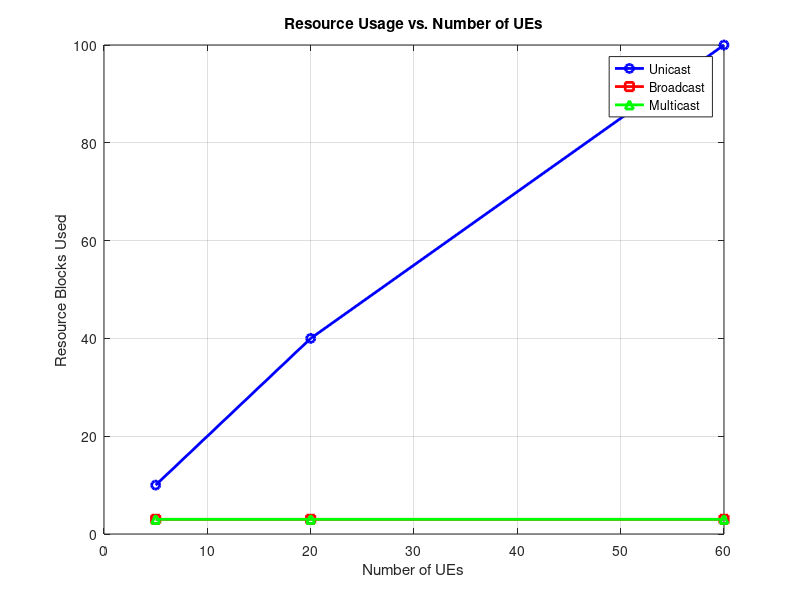
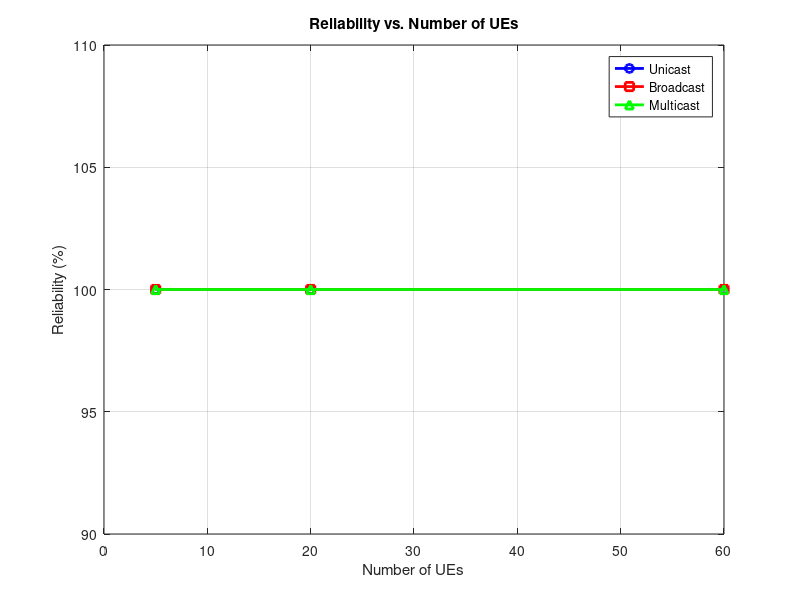
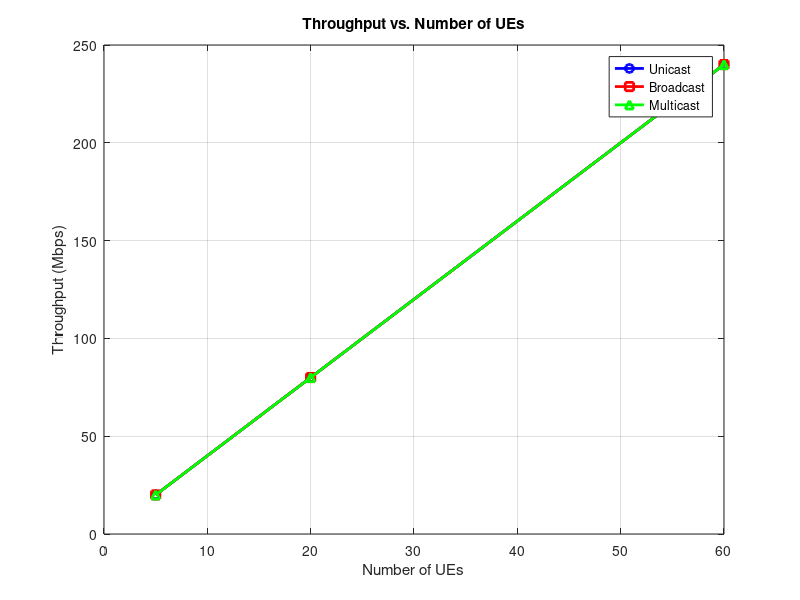
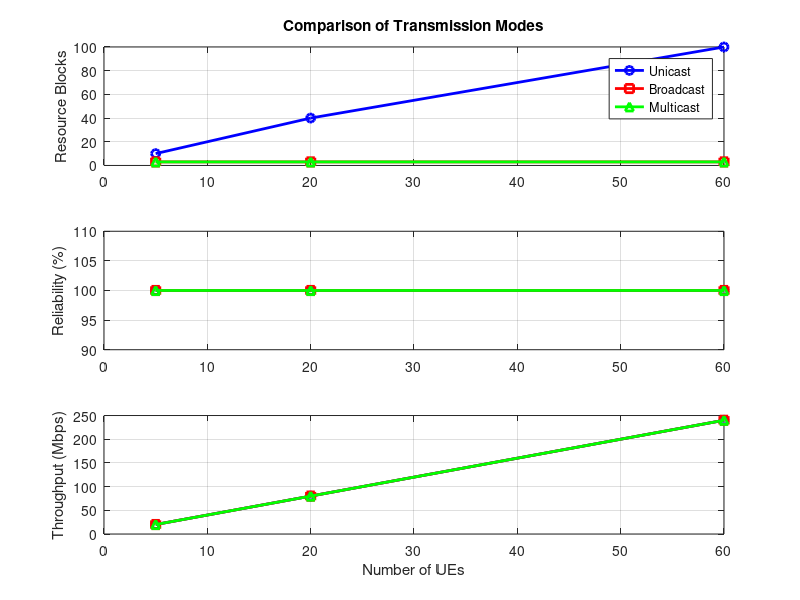

The MATLAB source for these figures, in order:
% 5G NR Simulation: Compare Unicast, Broadcast, and Multicast
% This script simulates a single-cell 5G NR network and compares
% unicast, broadcast, and multicast transmission modes for group communication.

clear all; close all; clc;

% Simulation Parameters
numUEs = [5, 20, 60]; % Low, medium, high user densities
cellRadius = 500; % Cell radius in meters
bandwidth = 20e6; % 20 MHz bandwidth
numRBs = 100; % Number of resource blocks per slot
txPower = 40; % Transmit power in dBm
noisePower = -90; % Noise power in dBm
dataRate = 4e6; % 4 Mbps CBR traffic
numSlots = 100; % Number of slots to simulate
mcsTable = [2, 4, 6, 8, 10, 12, 14, 16, 18, 20]; % Simplified MCS (bits/symbol)
sinrThresholds = [0, 5, 10, 15, 20, 25, 30, 35, 40, 45]; % SINR thresholds (dB)

% Initialize results
resourceUsage = zeros(length(numUEs), 3); % [Unicast, Broadcast, Multicast]
reliability = zeros(length(numUEs), 3);
throughput = zeros(length(numUEs), 3);

for n = 1:length(numUEs)
    numUE = numUEs(n);
    
    % Generate random UE positions
    theta = 2 * pi * rand(numUE, 1);
    r = cellRadius * sqrt(rand(numUE, 1));
    uePositions = [r .* cos(theta), r .* sin(theta)];
    distances = sqrt(sum(uePositions.^2, 2));
    
    % Calculate SINR (simplified free-space path loss)
    pathLoss = 32.45 + 20 * log10(distances / 1000) + 20 * log10(3.5e9 / 1e6);
    receivedPower = txPower - pathLoss;
    sinr = receivedPower - noisePower;
    
    % Unicast Simulation
    rbsPerUE = ceil(dataRate / (bandwidth / numRBs * mean(mcsTable))); % RBs per UE
    resourceUsage(n, 1) = min(rbsPerUE * numUE, numRBs); % Cap at available RBs
    success = zeros(numUE, numSlots);
    for slot = 1:numSlots
        for ue = 1:numUE
            mcsIdx = find(sinr(ue) >= sinrThresholds, 1, 'last');
            if ~isempty(mcsIdx)
                success(ue, slot) = 1; % Successful reception
            end
        end
    end
    reliability(n, 1) = mean(mean(success)) * 100; % Percentage
    throughput(n, 1) = sum(success(:)) * dataRate / numSlots;
    
    % Broadcast Simulation
    fixedMCS = 4; % Fixed MCS for 95% coverage
    resourceUsage(n, 2) = ceil(dataRate / (bandwidth / numRBs * mcsTable(fixedMCS)));
    success = zeros(numUE, numSlots);
    for slot = 1:numSlots
        for ue = 1:numUE
            if sinr(ue) >= sinrThresholds(fixedMCS)
                success(ue, slot) = 1;
            end
        end
    end
    reliability(n, 2) = mean(mean(success)) * 100;
    throughput(n, 2) = sum(success(:)) * dataRate / numSlots;
    
    % Multicast Simulation
    resourceUsage(n, 3) = resourceUsage(n, 2); % Same RBs as broadcast
    success = zeros(numUE, numSlots);
    for slot = 1:numSlots
        minSINR = min(sinr); % Worst-case UE
        mcsIdx = find(minSINR >= sinrThresholds, 1, 'last');
        if ~isempty(mcsIdx)
            for ue = 1:numUE
                if sinr(ue) >= sinrThresholds(mcsIdx)
                    success(ue, slot) = 1;
                end
            end
        end
    end
    reliability(n, 3) = mean(mean(success)) * 100;
    throughput(n, 3) = sum(success(:)) * dataRate / numSlots;
end

% Plot and Save Results
% Resource Usage
figure;
plot(numUEs, resourceUsage(:, 1), 'b-o', 'LineWidth', 2, 'DisplayName', 'Unicast');
hold on;
plot(numUEs, resourceUsage(:, 2), 'r-s', 'LineWidth', 2, 'DisplayName', 'Broadcast');
plot(numUEs, resourceUsage(:, 3), 'g-^', 'LineWidth', 2, 'DisplayName', 'Multicast');
title('Resource Usage vs. Number of UEs');
xlabel('Number of UEs');
ylabel('Resource Blocks Used');
legend('show');
grid on;
saveas(gcf, 'resource_usage.png');

% Reliability
figure;
plot(numUEs, reliability(:, 1), 'b-o', 'LineWidth', 2, 'DisplayName', 'Unicast');
hold on;
plot(numUEs, reliability(:, 2), 'r-s', 'LineWidth', 2, 'DisplayName', 'Broadcast');
plot(numUEs, reliability(:, 3), 'g-^', 'LineWidth', 2, 'DisplayName', 'Multicast');
title('Reliability vs. Number of UEs');
xlabel('Number of UEs');
ylabel('Reliability (%)');
legend('show');
grid on;
saveas(gcf, 'reliability.png');

% Throughput
figure;
plot(numUEs, throughput(:, 1) / 1e6, 'b-o', 'LineWidth', 2, 'DisplayName', 'Unicast');
hold on;
plot(numUEs, throughput(:, 2) / 1e6, 'r-s', 'LineWidth', 2, 'DisplayName', 'Broadcast');
plot(numUEs, throughput(:, 3) / 1e6, 'g-^', 'LineWidth', 2, 'DisplayName', 'Multicast');
title('Throughput vs. Number of UEs');
xlabel('Number of UEs');
ylabel('Throughput (Mbps)');
legend('show');
grid on;
saveas(gcf, 'throughput.png');

% Comparison Plot
figure;
subplot(3, 1, 1);
plot(numUEs, resourceUsage(:, 1), 'b-o', 'LineWidth', 2, 'DisplayName', 'Unicast');
hold on;
plot(numUEs, resourceUsage(:, 2), 'r-s', 'LineWidth', 2, 'DisplayName', 'Broadcast');
plot(numUEs, resourceUsage(:, 3), 'g-^', 'LineWidth', 2, 'DisplayName', 'Multicast');
title('Comparison of Transmission Modes');
ylabel('Resource Blocks');
legend('show');
grid on;

subplot(3, 1, 2);
plot(numUEs, reliability(:, 1), 'b-o', 'LineWidth', 2, 'DisplayName', 'Unicast');
hold on;
plot(numUEs, reliability(:, 2), 'r-s', 'LineWidth', 2, 'DisplayName', 'Broadcast');
plot(numUEs, reliability(:, 3), 'g-^', 'LineWidth', 2, 'DisplayName', 'Multicast');
ylabel('Reliability (%)');
grid on;

subplot(3, 1, 3);
plot(numUEs, throughput(:, 1) / 1e6, 'b-o', 'LineWidth', 2, 'DisplayName', 'Unicast');
hold on;
plot(numUEs, throughput(:, 2) / 1e6, 'r-s', 'LineWidth', 2, 'DisplayName', 'Broadcast');
plot(numUEs, throughput(:, 3) / 1e6, 'g-^', 'LineWidth', 2, 'DisplayName', 'Multicast');
xlabel('Number of UEs');
ylabel('Throughput (Mbps)');
grid on;
saveas(gcf, 'comparison.png');